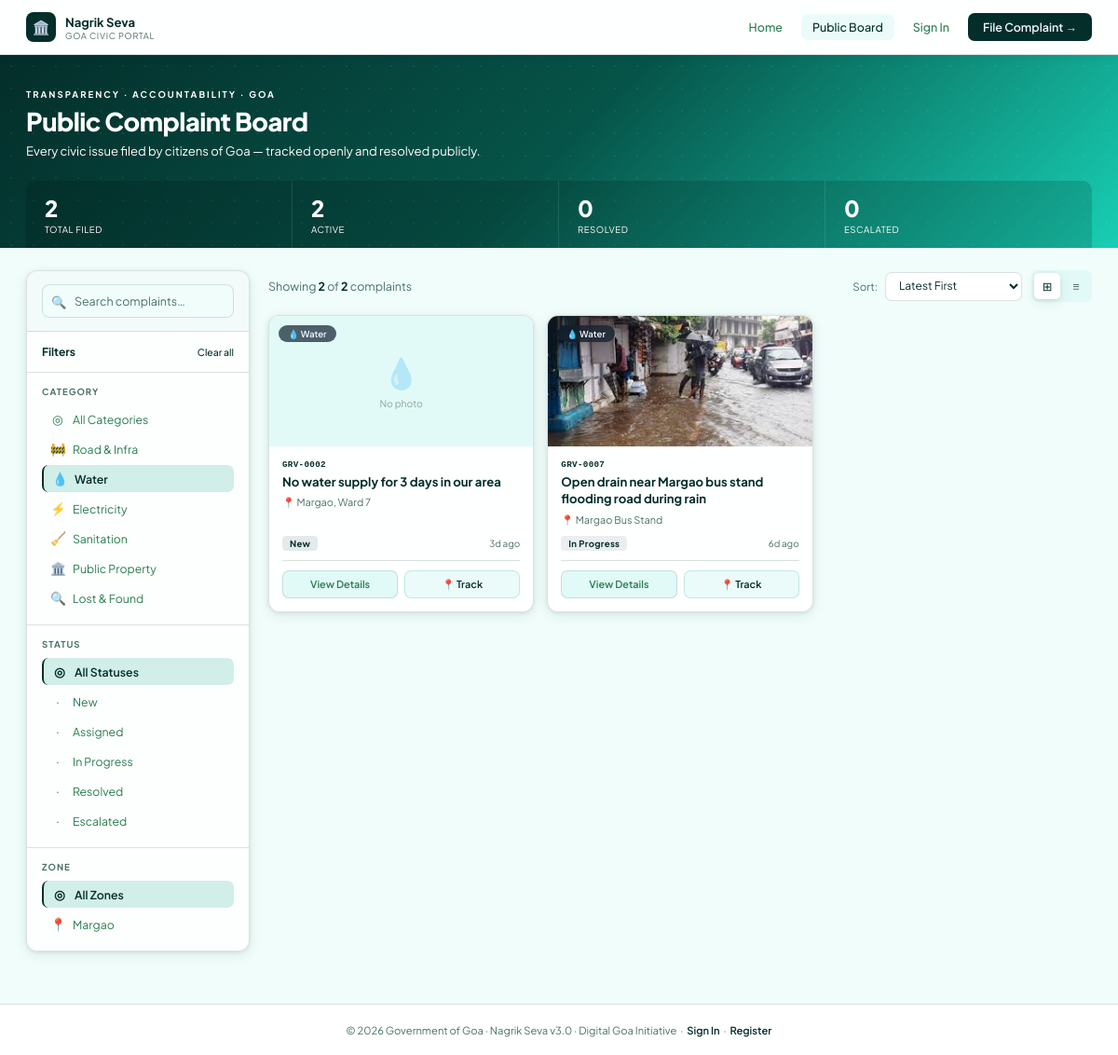
Screenshot of /public_board.php?cat=water with the database file from the repository.
### tables this page shows
CREATE TABLE IF NOT EXISTS complaints (
  id            INT UNSIGNED AUTO_INCREMENT PRIMARY KEY,
  complaint_no  VARCHAR(20)  NOT NULL UNIQUE,       
  citizen_id    INT UNSIGNED NOT NULL,
  officer_id    INT UNSIGNED DEFAULT NULL,
  category      ENUM('road','water','electricity','sanitation','property','lost') NOT NULL,
  title         VARCHAR(200) NOT NULL,
  description   TEXT         NOT NULL,
  location      VARCHAR(250) NOT NULL,
  latitude      DECIMAL(10,7) DEFAULT NULL,
  longitude     DECIMAL(10,7) DEFAULT NULL,
  zone          VARCHAR(80)  DEFAULT NULL,
  status        ENUM('new','assigned','in_progress','resolved','closed','escalated')
                NOT NULL DEFAULT 'new',
  priority      ENUM('low','medium','high') NOT NULL DEFAULT 'medium',
  photo_path    VARCHAR(255) DEFAULT NULL,          
  officer_notes TEXT         DEFAULT NULL,
  resolved_at   DATETIME     DEFAULT NULL,
  created_at    TIMESTAMP    DEFAULT CURRENT_TIMESTAMP,
  updated_at    TIMESTAMP    DEFAULT CURRENT_TIMESTAMP ON UPDATE CURRENT_TIMESTAMP,
  FOREIGN KEY (citizen_id) REFERENCES users(id) ON DELETE CASCADE,
  FOREIGN KEY (officer_id) REFERENCES users(id) ON DELETE SET NULL,
  INDEX idx_status (status),
  INDEX idx_citizen (citizen_id),
  INDEX idx_officer (officer_id),
  INDEX idx_zone    (zone)
);

### public_board.php (the view, shortened to what this page needs)
<?php
require_once 'config.php';
$filter_cat    = $_GET['cat']    ?? '';
$filter_status = $_GET['status'] ?? '';
$filter_zone   = $_GET['zone']   ?? '';
$filter_sort   = $_GET['sort']   ?? 'latest';
$search        = trim($_GET['q'] ?? '');
$page          = max(1, (int)($_GET['page'] ?? 1));
$per_page      = 12;
$offset        = ($page - 1) * $per_page;
$cat_icon  = ['road'=>'🚧','water'=>'💧','electricity'=>'⚡','sanitation'=>'🧹','property'=>'🏛️','lost'=>'🔍'];
$cat_label = ['road'=>'Road & Infra','water'=>'Water','electricity'=>'Electricity','sanitation'=>'Sanitation','property'=>'Public Property','lost'=>'Lost & Found'];
$s_cfg     = [
    'new'        => ['label'=>'New',         'cls'=>'s-new'],
    'assigned'   => ['label'=>'Assigned',    'cls'=>'s-assigned'],
    'in_progress'=> ['label'=>'In Progress', 'cls'=>'s-prog'],
    'resolved'   => ['label'=>'Resolved',    'cls'=>'s-resolved'],
    'escalated'  => ['label'=>'Escalated',   'cls'=>'s-esc'],
    'closed'     => ['label'=>'Closed',      'cls'=>'s-closed'],
];
$db_complaints = [];
if (isset($conn) && $conn) {
    $real_where  = ["c.status != 'closed'"];
    $real_params = [];
    $real_types  = '';
    if ($filter_cat)    { $real_where[] = 'c.category = ?';  $real_params[] = $filter_cat;    $real_types .= 's'; }
    $real_w_sql = implode(' AND ', $real_where);
    $real_order = match($filter_sort) {
        'oldest'   => 'c.created_at ASC',
        'resolved' => 'c.resolved_at DESC',
        default    => 'c.created_at DESC',
    };
    $data_sql = "SELECT c.*, u.name as citizen_name, o.name as officer_name
                 FROM complaints c
                 LEFT JOIN users u  ON c.citizen_id  = u.id
                 LEFT JOIN users o  ON c.officer_id  = o.id
                 WHERE $real_w_sql
                 ORDER BY $real_order";
    if ($real_params) {
        $stmt_data = $conn->prepare($data_sql);
        $stmt_data->bind_param($real_types, ...$real_params);
        $stmt_data->execute();
        $res = $stmt_data->get_result();
    } else {
        $res = $conn->query($data_sql);
    }
    if ($res) { while ($row = $res->fetch_assoc()) { $db_complaints[] = $row; } }
}
$filtered = array_filter($all_complaints, function($c) use ($filter_cat,$filter_status,$filter_zone,$search) {
    if ($filter_cat    && $c['category'] !== $filter_cat)    return false;
    if ($filter_status && $c['status']   !== $filter_status) return false;
    if ($filter_zone   && $c['zone']     !== $filter_zone)   return false;
    if ($search && stripos($c['title'].$c['location'], $search) === false) return false;
    return true;
});
usort($filtered, function($a,$b) use ($filter_sort) {
    if ($filter_sort === 'oldest')  return strtotime($a['created_at']) - strtotime($b['created_at']);
    if ($filter_sort === 'resolved') return strtotime($b['resolved_at']??'0') - strtotime($a['resolved_at']??'0');
    return strtotime($b['created_at']) - strtotime($a['created_at']);
});
$merged = array_merge($db_complaints, array_values($filtered));
$seen = [];
$unique_merged = [];
foreach ($merged as $c) {
    $key = $c['complaint_no'] ?? $c['id'];
    if (!isset($seen[$key])) {
        $seen[$key] = true;
        $unique_merged[] = $c;
    }
}
usort($unique_merged, function($a,$b) use ($filter_sort) {
    if ($filter_sort === 'oldest')  return strtotime($a['created_at']) - strtotime($b['created_at']);
    if ($filter_sort === 'resolved') return strtotime($b['resolved_at']??'0') - strtotime($a['resolved_at']??'0');
    return strtotime($b['created_at']) - strtotime($a['created_at']);
});
$total_rows  = count($unique_merged);
$complaints  = array_slice($unique_merged, $offset, $per_page);
$summary = [
    'total'     => $total_rows,
    'new_c'     => count(array_filter($unique_merged, fn($c)=>$c['status']==='new')),
    'prog'      => count(array_filter($unique_merged, fn($c)=>$c['status']==='in_progress')),
    'resolved'  => count(array_filter($unique_merged, fn($c)=>$c['status']==='resolved')),
    'escalated' => count(array_filter($unique_merged, fn($c)=>$c['status']==='escalated')),
];
$zones = array_unique(array_filter(array_column($unique_merged, 'zone'), fn($z) => !empty(trim((string)$z))));
sort($zones);
$is_logged_in = !empty($_SESSION['user_id']);
$role         = $_SESSION['role'] ?? '';
$dash_link    = match($role) {
    'citizen'   => 'citizen_dashboard.php',
    'officer'   => 'officer_dashboard.php',
    'regulator' => 'regulator_dashboard.php',
    default     => 'citizen_login.php',
};
function time_ago($datetime) {
    $diff = time() - strtotime($datetime);
    if ($diff < 604800) return floor($diff/86400).'d ago';
    return date('d M Y', strtotime($datetime));
}
?>
<!DOCTYPE html>
<html lang="en">
<head>
</head>
<body>
<nav class="nav">
  <div class="nav-in">
    <div class="nav-brand">
      <div class="nav-mark">🏛️</div>
      <div>
        <div class="nav-name">Nagrik Seva</div>
        <div class="nav-sub">Goa Civic Portal</div>
      </div>
    </div>
    <div class="nav-right">
      <a href="index.php" class="nav-link">Home</a>
      <a href="public_board.php" class="nav-link on">Public Board</a>
      <?php if($is_logged_in): ?>
      <a href="<?= $dash_link ?>" class="nav-avatar" title="<?= htmlspecialchars($_SESSION['name'] ?? '') ?> · Go to Dashboard">
        <?= strtoupper(substr($_SESSION['name'] ?? 'U', 0, 1)) ?>
        <div class="nav-avatar-dropdown">
          <div class="nad-name"><?= htmlspecialchars($_SESSION['name'] ?? '') ?></div>
          <div class="nad-role"><?= ucfirst($_SESSION['role'] ?? 'citizen') ?></div>
          <div class="nad-divider"></div>
          <a class="nad-item" href="<?= $dash_link ?>">⊞ &nbsp;Dashboard</a>
          <a class="nad-item nad-logout" href="logout.php">↩ &nbsp;Sign Out</a>
        </div>
      </a>
      <?php else: ?>
      <a href="citizen_login.php" class="nav-link">Sign In</a>
      <a href="citizen_register.php" class="nav-btn">File Complaint →</a>
      <?php endif; ?>
    </div>
  </div>
</nav>
<div class="hero">
  <div class="hero-in">
    <div class="hero-label">Transparency · Accountability · Goa</div>
    <div class="hero-title">Public Complaint Board</div>
    <div class="hero-sub">Every civic issue filed by citizens of Goa — tracked openly and resolved publicly.</div>
    <div class="stat-bar">
      <div class="sb-item">
        <div class="sb-num"><?= number_format($summary['total']) ?></div>
        <div class="sb-lbl">Total Filed</div>
      </div>
      <div class="sb-item">
        <div class="sb-num"><?= number_format($summary['new_c'] + $summary['prog']) ?></div>
        <div class="sb-lbl">Active</div>
      </div>
      <div class="sb-item">
        <div class="sb-num"><?= number_format($summary['resolved']) ?></div>
        <div class="sb-lbl">Resolved</div>
      </div>
      <div class="sb-item">
        <div class="sb-num"><?= number_format($summary['escalated']) ?></div>
        <div class="sb-lbl">Escalated</div>
      </div>
    </div>
  </div>
</div>
<div class="main-wrap">
  <aside class="filters">
    <div class="search-wrap">
      <form method="GET">
        <div class="search-box">
          <span class="search-ico">🔍</span>
          <input type="text" name="q" placeholder="Search complaints…" value="<?=htmlspecialchars($search)?>">
        </div>
      </form>
    </div>
    <div class="f-head">
      Filters
      <a href="public_board.php" class="f-clear">Clear all</a>
    </div>
    <div class="f-sec">
      <div class="f-label">Category</div>
      <div class="f-opts">
        <a class="f-opt <?= !$filter_cat?'on':'' ?>" href="<?=buildUrl(['cat'=>''])?>">
          <span class="f-ico">◎</span> All Categories
        </a>
        <?php foreach($cat_icon as $k=>$ico): ?>
        <a class="f-opt <?= $filter_cat===$k?'on':'' ?>" href="<?=buildUrl(['cat'=>$k])?>">
          <span class="f-ico"><?=$ico?></span> <?=$cat_label[$k]?>
        </a>
        <?php endforeach; ?>
      </div>
    </div>
    <div class="f-sec">
      <div class="f-label">Status</div>
      <div class="f-opts">
        <a class="f-opt <?= !$filter_status?'on':'' ?>" href="<?=buildUrl(['status'=>''])?>">
          <span class="f-ico">◎</span> All Statuses
        </a>
        <?php foreach([
          'new'=>'New','assigned'=>'Assigned',
          'in_progress'=>'In Progress','resolved'=>'Resolved','escalated'=>'Escalated'
        ] as $k=>$l): ?>
        <a class="f-opt <?= $filter_status===$k?'on':'' ?>" href="<?=buildUrl(['status'=>$k])?>">
          <span class="f-ico">·</span> <?=$l?>
        </a>
        <?php endforeach; ?>
      </div>
    </div>
    <?php if($zones): ?>
    <div class="f-sec">
      <div class="f-label">Zone</div>
      <div class="f-opts">
        <a class="f-opt <?= !$filter_zone?'on':'' ?>" href="<?=buildUrl(['zone'=>''])?>">
          <span class="f-ico">◎</span> All Zones
        </a>
        <?php foreach($zones as $z): ?>
        <a class="f-opt <?= $filter_zone===$z?'on':'' ?>" href="<?=buildUrl(['zone'=>$z])?>">
          <span class="f-ico">📍</span> <?=htmlspecialchars($z)?>
        </a>
        <?php endforeach; ?>
      </div>
    </div>
    <?php endif; ?>
  </aside>
  <div class="right-col">
    <div class="toolbar">
      <div class="tbl-count">
        Showing <strong><?= count($complaints) ?></strong> of <strong><?= $total_rows ?></strong> complaints
      </div>
      <div style="display:flex;align-items:center;gap:10px">
        <div class="tbl-sort">
          <span class="sort-label">Sort:</span>
          <form method="GET" id="sort-form">
            <select class="sort-sel" name="sort" onchange="document.getElementById('sort-form').submit()">
              <option value="latest"  <?=$filter_sort==='latest'?'selected':''?>>Latest First</option>
            </select>
          </form>
        </div>
        <div class="view-toggle">
          <button class="vt-btn on" id="btn-grid" onclick="setView('grid')" title="Grid view">⊞</button>
          <button class="vt-btn" id="btn-list" onclick="setView('list')" title="List view">≡</button>
        </div>
      </div>
    </div>
    <?php if(empty($complaints)): ?>
    <div class="empty">
      <div class="empty-ico">📭</div>
      <div class="empty-title">No complaints found</div>
      <div class="empty-sub">Try adjusting your filters or search term.</div>
      <a href="public_board.php" style="display:inline-flex;align-items:center;gap:6px;padding:8px 18px;background:var(--a);color:#f0f4ff;border-radius:7px;font-size:.78rem;font-weight:600">Clear Filters</a>
    </div>
    <?php else: ?>
    <div class="comp-grid" id="view-grid">
      <?php foreach($complaints as $c):
        $sc  = $s_cfg[$c['status']] ?? ['label'=>ucfirst($c['status']),'cls'=>'s-new'];
        $ico = $cat_icon[$c['category']] ?? '📋';
        $lbl = $cat_label[$c['category']] ?? ucfirst($c['category']);
        $photo = $c['photo_url'] ?? ($c['photo_path'] ?? '');
      ?>
      <div class="comp-card">
        <div class="cc-photo" onclick="location.href='complaint_detail.php?id=<?=$c['id']?>'">
          <?php if($photo): ?>
          <img src="<?=htmlspecialchars($photo)?>" alt="Complaint photo" loading="lazy">
          <?php else: ?>
          <div class="cc-photo-placeholder">
            <div class="cc-ph-ico"><?=$ico?></div>
            <div class="cc-ph-txt">No photo</div>
          </div>
          <?php endif; ?>
          <div class="cc-cat-badge"><?=$ico?> <?=$lbl?></div>
        </div>
        <div class="cc-body">
          <div class="cc-id"><?=htmlspecialchars($c['complaint_no'])?></div>
          <div class="cc-title" onclick="location.href='complaint_detail.php?id=<?=$c['id']?>'"><?=htmlspecialchars($c['title'])?></div>
          <div class="cc-loc">📍 <?=htmlspecialchars($c['location'])?></div>
          <div class="cc-foot">
            <span class="pill <?=$sc['cls']?>"><?=$sc['label']?></span>
            <span class="cc-time"><?=time_ago($c['created_at'])?></span>
          </div>
          <div class="cc-actions">
            <a href="complaint_detail.php?id=<?=$c['id']?>" class="cc-btn">View Details</a>
            <a href="track.php?id=<?=htmlspecialchars($c['complaint_no'])?>" class="cc-btn cc-btn-track">📍 Track</a>
          </div>
        </div>
      </div>
      <?php endforeach; ?>
    </div>
    <?php endif; ?>
  </div>
</div>
<div style="background:var(--white);border-top:1px solid var(--border);padding:20px 28px;text-align:center;font-size:.7rem;color:var(--muted);margin-top:32px">
  © 2026 Government of Goa · Nagrik Seva v3.0 · Digital Goa Initiative &nbsp;·&nbsp;
  <a href="citizen_login.php" style="color:var(--a);font-weight:600">Sign In</a> &nbsp;·&nbsp;
  <a href="citizen_register.php" style="color:var(--a);font-weight:600">Register</a>
</div>
</body>
</html>
<?php
function buildUrl($overrides=[]) {
    $params = array_merge([
        'cat'    => $_GET['cat']    ?? '',
        'status' => $_GET['status'] ?? '',
        'zone'   => $_GET['zone']   ?? '',
        'sort'   => $_GET['sort']   ?? 'latest',
        'q'      => $_GET['q']      ?? '',
        'page'   => $_GET['page']   ?? 1,
    ], $overrides);
    $params = array_filter($params, fn($v) => $v !== '' && $v !== 'latest' && $v !== 1);
    return 'public_board.php' . ($params ? '?' . http_build_query($params) : '');
}
?>

### rows the page displays
complaints: id "2", $summary['new_c'] + $summary['prog'] "2", citizen "0", category "💧", category "Water", complaint_no "GRV-0002", title "No water supply for 3 days in our area", location "Margao, Ward 7", status "New", created_at "3d ago"

### other values shown
$ico "🚧"
$cat_label[$k] "Road & Infra"
$ico "💧"
$cat_label[$k] "Water"
$ico "⚡"
$cat_label[$k] "Electricity"
$ico "🧹"
$cat_label[$k] "Sanitation"
$ico "🏛️"
$cat_label[$k] "Public Property"
$ico "🔍"
$cat_label[$k] "Lost & Found"
$l "New"
$l "Assigned"
$l "In Progress"
